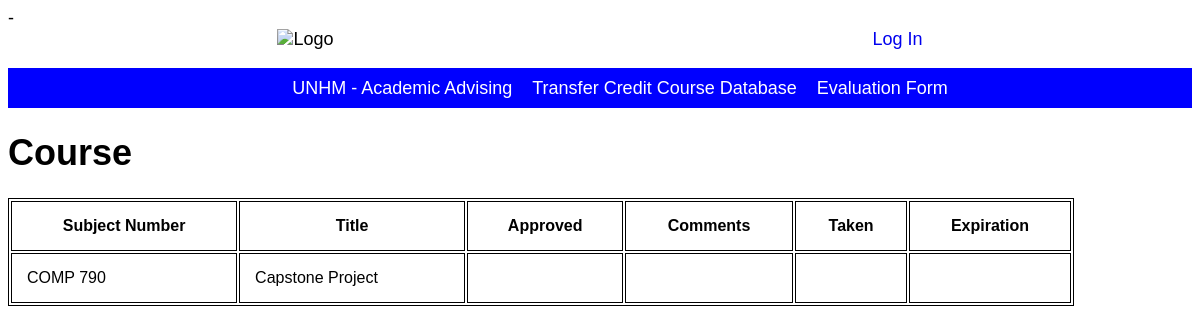
/courses, run on an earlier commit of the app's database.
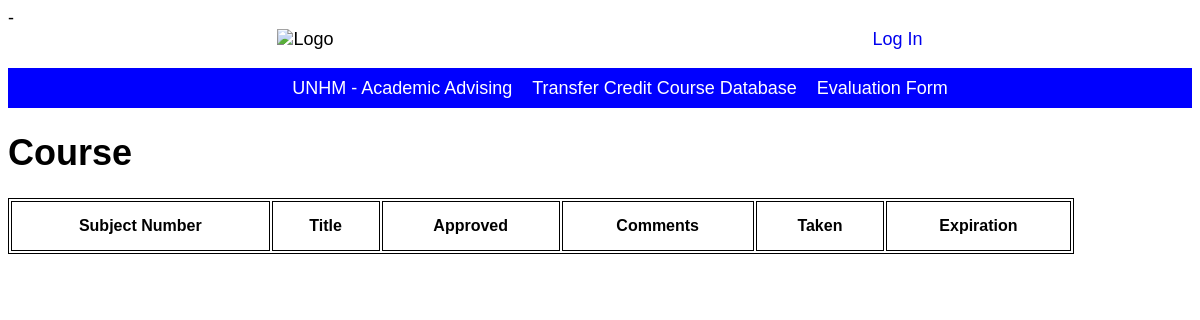
And on a later commit of the database.
### transfer/models/model_course.py (models this page shows, shortened)
class Course(models.Model):
    school_id = models.ForeignKey(School, on_delete=models.CASCADE)
    subject_no = models.CharField(max_length=15, unique=True)
    title = models.CharField(max_length=100, unique=True)

### transfer/views/course_view.py (the view)
# urls.py: path('courses', CourseListView.as_view(), name='course_home'),
class CourseListView(ListView):
    model = Course
    template_name = 'course/course_home.html'

### transfer/templates/course/course_home.html
-{% extends "base.html" %}
{% load static %}
{% block content %}
<h1>Course</h1>
<table style="width:90%">
<thead>
    <tr>
    <th>Subject Number</th>
    <th>Title</th>
    <th>Approved</th>
    <th>Comments</th>
    <th>Taken</th>
    <th>Expiration</th>
    </tr>
</thead>
<tbody>
    {% for course in object_list %}
    <tr>
    <td>{{ course.subject_no }}</td>
    <td>{{ course.title }}</td>
    <td>{{ course.approved_status }}</td>
    <td>{{ course.comment }}</td>
    <td>{{ course.sem_year_taken }}</td>
    <td>{{ course.expiration_date }}</td>
    </tr>
    {% endfor %}
</tbody>
</table>
{% endblock %}

What changed in the data, as far as the page shows it:
removed Course: subject_no "COMP 790", title "Capstone Project"
